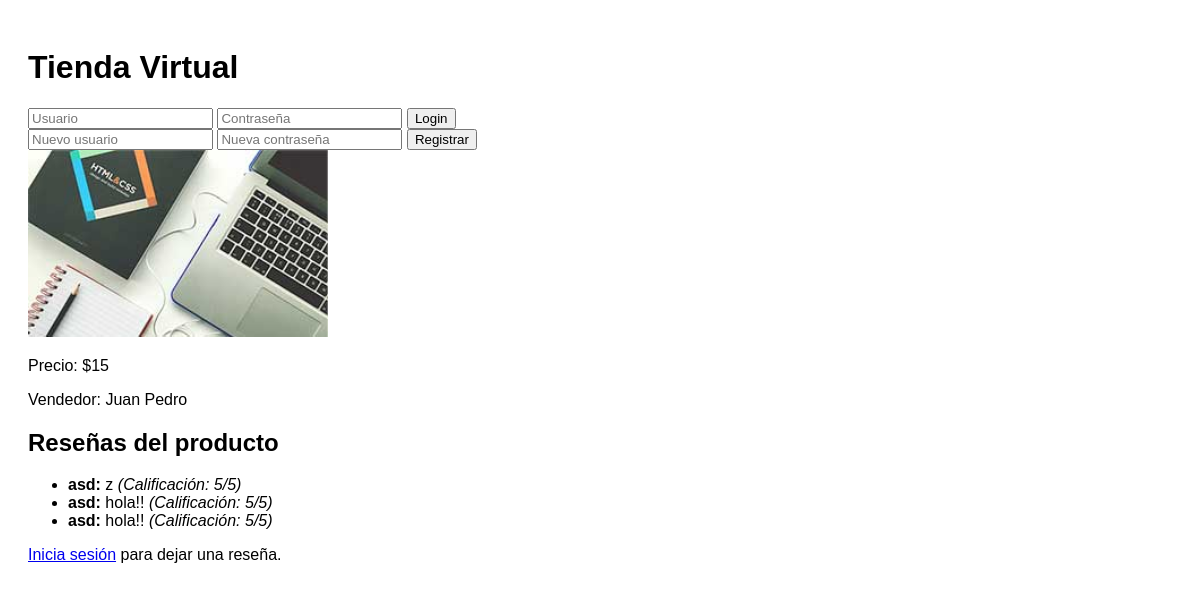
The page /producto/1 on the database its author committed.
### tables this page shows
CREATE TABLE productos (
    id INTEGER PRIMARY KEY AUTOINCREMENT,
    nombre TEXT NOT NULL,
    precio INT NOT NULL,
    vendedor TEXT NOT NULL,
    imagen TEXT NOT NULL
);

CREATE TABLE resenas (
    id INTEGER PRIMARY KEY AUTOINCREMENT,
    usuario_id INTEGER NOT NULL,
    producto_id INTEGER NOT NULL,
    comentario TEXT NOT NULL,
    calificacion INTEGER NOT NULL,
    FOREIGN KEY(usuario_id) REFERENCES usuarios(id),
    FOREIGN KEY(producto_id) REFERENCES productos(id)
);

CREATE TABLE usuarios (
    id INTEGER PRIMARY KEY AUTOINCREMENT,
    usuario TEXT UNIQUE NOT NULL,
    contrasena TEXT NOT NULL
);

### app.py (the view)
@app.route('/producto/<int:producto_id>', endpoint='producto')
def producto(producto_id):
    db = get_db()
    producto = db.execute(
        'SELECT * FROM productos WHERE id = ?', (producto_id,)
    ).fetchone()
    if producto is None:
        return "Producto no encontrado", 404
    reseñas = db.execute('''
        SELECT r.comentario, r.calificacion, u.usuario
        FROM resenas r JOIN usuarios u ON r.usuario_id = u.id
        WHERE r.producto_id = ?
        ORDER BY r.id DESC
    ''', (producto_id,)).fetchall()
    user = None
    if 'user_id' in session:
        user = db.execute('SELECT * FROM usuarios WHERE id = ?', (session['user_id'],)).fetchone()
    return render_template(
        'producto.html',
        producto=producto,
        reseñas=reseñas,
        usuario=user['usuario'] if user else None  # 👈 pasamos solo el nombre de usuario
    )

### app.py (called while the page is built)
def get_db():
    conn = sqlite3.connect(DATABASE)
    conn.row_factory = sqlite3.Row
    return conn

### templates/producto.html (shortened to what this page needs)
<!DOCTYPE html>
<html lang="es">
<head>
    <link rel="stylesheet" href="{{ url_for('static', filename='style.css') }}">
</head>
<body>
    <header>
        <h1>Tienda Virtual</h1>
        {% if usuario %}
        <p>Bienvenido, {{ usuario }} | <a href="{{ url_for('logout') }}">Cerrar sesión</a></p>
        {% else %}
        <form action="/login" method="POST">
            <input type="text" name="username" placeholder="Usuario" required>
            <input type="password" name="password" placeholder="Contraseña" required>
            <button type="submit">Login</button>
        </form>
        <form action="/register" method="POST">
            <input type="text" name="username" placeholder="Nuevo usuario" required>
            <input type="password" name="password" placeholder="Nueva contraseña" required>
            <button type="submit">Registrar</button>
        </form>
        {% endif %}
    </header>
    <section class="producto-detalle">
        <img src="{{ url_for('static', filename=producto.imagen) }}" alt="{{ producto.nombre }}" width="300" />
        <p>Precio: ${{ producto.precio }}</p>
        <p>Vendedor: {{ producto.vendedor }}</p>
    </section>
    <section class="reseñas">
        <h2>Reseñas del producto</h2>
        {% if reseñas %}
        <ul>
            {% for r in reseñas %}
            <li><strong>{{ r.usuario }}:</strong> {{ r.comentario }} <em>(Calificación: {{ r.calificacion }}/5)</em></li>
            {% endfor %}
        </ul>
        {% else %}
        <p>No hay reseñas para este producto.</p>
        {% endif %}
    </section>
    {% if usuario %}
    <section class="agregar-reseña">
        <h3>Deja tu reseña</h3>
        <form method="POST" action="{{ url_for('agregar_resena', producto_id=producto.id) }}">
            <textarea name="comentario" required></textarea><br />
            <label>Calificación:
                <select name="calificacion" required>
                    <option value="5">5 - Excelente</option>
                    <option value="4">4 - Bueno</option>
                    <option value="3">3 - Regular</option>
                    <option value="2">2 - Malo</option>
                    <option value="1">1 - Muy malo</option>
                </select>
            </label><br />
            <button type="submit">Enviar reseña</button>
        </form>
    </section>
    {% else %}
    <p><a href="{{ url_for('login') }}">Inicia sesión</a> para dejar una reseña.</p>
    {% endif %}
</body>
</html>

### static/style.css (style rules this page uses)
body { font-family: Arial, sans-serif; padding: 20px; }

### rows shown on the page
productos: imagen (picture), precio "15", vendedor "Juan Pedro"
resenas: usuario "asd", comentario "z", calificacion "5"
resenas: usuario "asd", comentario "hola!!", calificacion "5"
resenas: usuario "asd", comentario "hola!!", calificacion "5"
